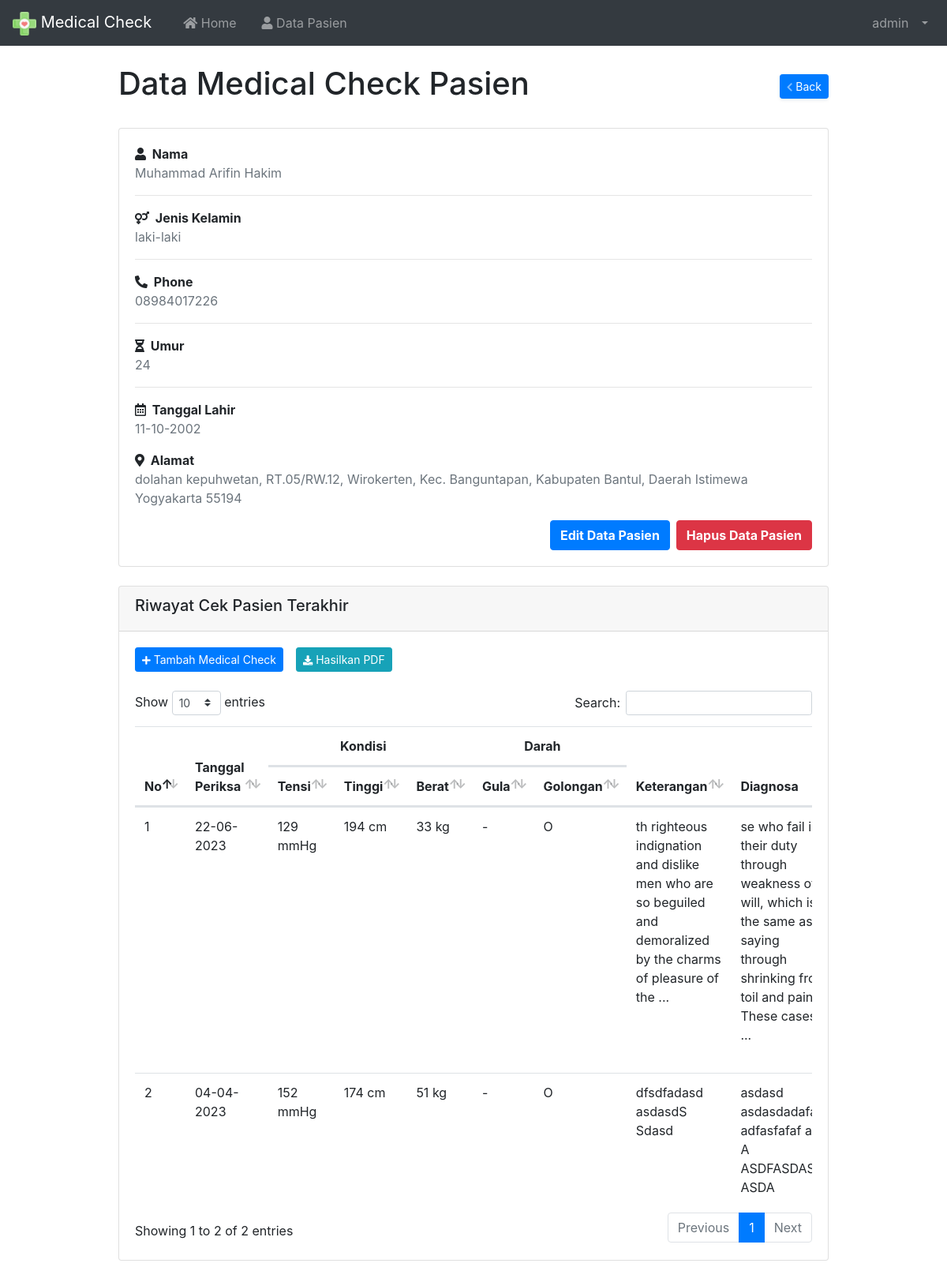
/index.php?page=DataPersonal&id=1 (signed in), run on an earlier commit of the app's database.
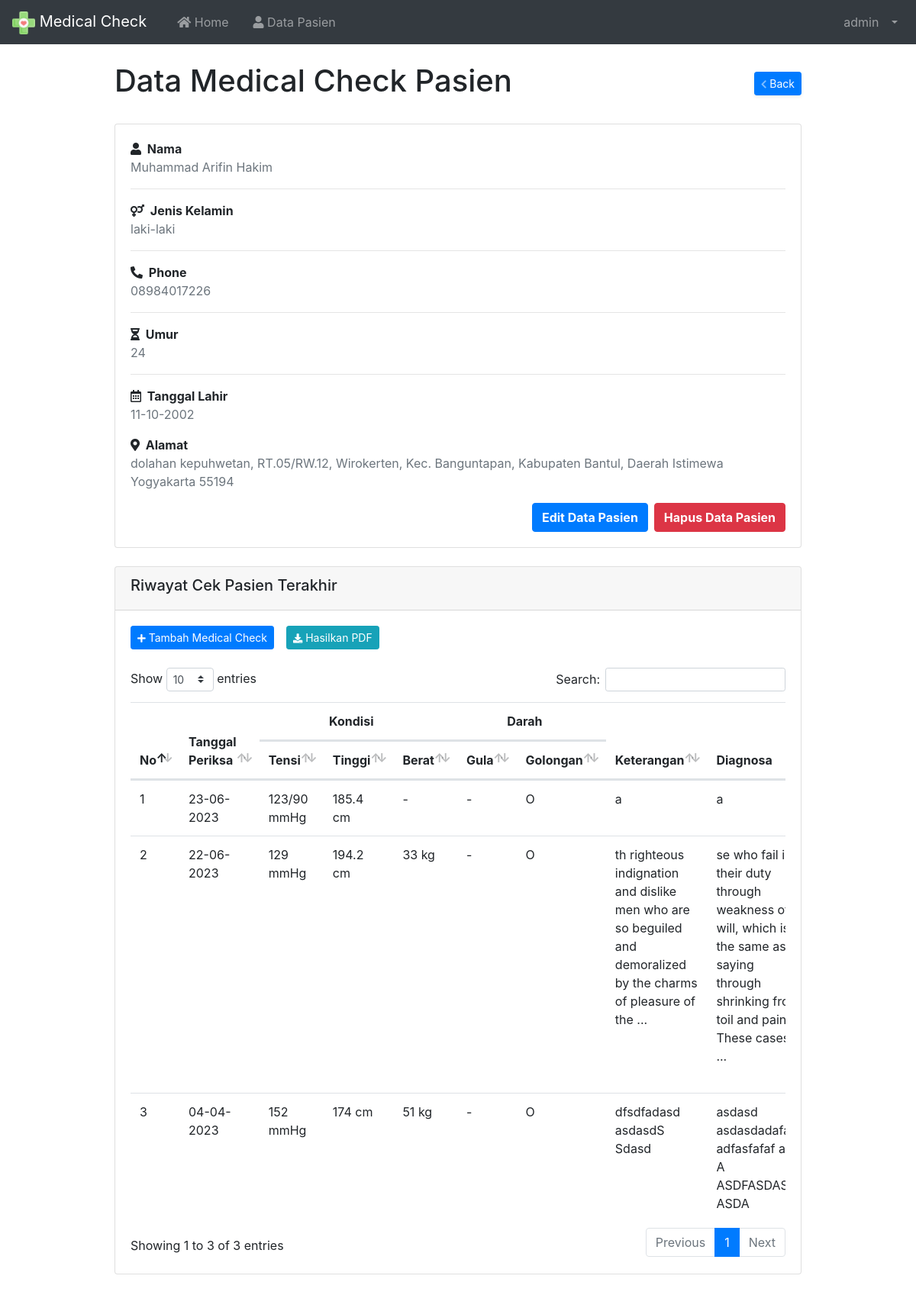
And on a later commit of the database.
### tables this page shows
CREATE TABLE `tbl_karyawan` (
  `id` int(11) NOT NULL,
  `nama` varchar(100) NOT NULL,
  `username` varchar(30) NOT NULL,
  `password` varchar(255) NOT NULL,
  `role` varchar(20) NOT NULL
);

CREATE TABLE `tbl_pasien` (
  `id` int(11) NOT NULL,
  `nomor` varchar(13) NOT NULL,
  `nama_pasien` varchar(50) NOT NULL,
  `tanggal_lahir` date NOT NULL,
  `usia` int(3) NOT NULL,
  `gender` enum('laki-laki','perempuan') NOT NULL,
  `alamat` text NOT NULL,
  `no_hp` varchar(13) NOT NULL
);

CREATE TABLE `tbl_medical_check` (
  `id` int(11) NOT NULL,
  `nomor` varchar(13) NOT NULL,
  `nama_pasien` varchar(100) NOT NULL,
  `tanggal_periksa` date NOT NULL,
  `tensi` varchar(8) NOT NULL,
  `tinggi` float NOT NULL,
  `berat` int(3) NOT NULL,
  `gula_darah` int(3) NOT NULL,
  `gol_darah` enum('A','B','AB','O') NOT NULL,
  `keterangan` varchar(400) NOT NULL,
  `diagnosa` varchar(400) NOT NULL,
  `pengobatan` varchar(400) NOT NULL
);

### index.php (called while the page is built, shortened)
<?php
require 'load/config.php';
require 'load/function.php';
?>
<?php require_once 'header.php'; ?>
<?php require 'content.php'; ?>
<?php require_once 'footer.php'; ?>

### load/function.php (called while the page is built, shortened)
<?php
require 'config.php';
function viewData($query)
{
  global $koneksi;
  $result = mysqli_query($koneksi, $query);
  if (mysqli_num_rows($result) == 1) {
    return mysqli_fetch_assoc($result);
  }
  $rows = [];
  return $rows;
}
function viewDatas($query)
{
  global $koneksi;
  $result = mysqli_query($koneksi, $query);
  $rows = [];
  while ($row = mysqli_fetch_assoc($result)) {
    $rows[] = $row;
  }
  return $rows;
}

### page/pasien/datapersonalpasien.php (the view, shortened to what this page needs)
<?php
$id = $_GET['id'];
$data = viewData("SELECT * FROM tbl_pasien WHERE id = '$id'");
?>
<div style="margin-left: 150px; margin-right: 150px; margin-bottom: 50px;">
  <div class="d-sm-flex align-items-center justify-content-between mt-4 mb-4">
    <h1>Data Medical Check Pasien</h1>
    <a href="?page=Pasien" class="d-none d-sm-inline-block btn btn-sm btn-primary shadow-sm">
      <i class="fas fa-chevron-left fa-sm text-white-50"></i> Back</a>
  </div>
  <div class="col" style="padding: 0;">
    <div class="col-md" style="padding: 0;">
      <div class="card">
        <div class="card-body">
          <strong><i class="fas fa-user mr-1"></i> Nama</strong>
          <p class="text-muted"><?= $data['nama_pasien']; ?></p>
          <hr>
          <strong><i class="fas fa-venus-mars mr-1"></i> Jenis Kelamin</strong>
          <p class="text-muted"><?= $data['gender']; ?></p>
          <hr>
          <strong><i class="fas fa-phone-alt mr-1"></i> Phone</strong>
          <p class="text-muted"><?= $data['no_hp']; ?></p>
          <hr>
          <strong><i class="fas fa-hourglass-half mr-1"></i> Umur</strong>
          <p class="text-muted"><?= $data['usia']; ?></p>
          <hr>
          <strong><i class="far fa-calendar-alt mr-1"></i> Tanggal Lahir</strong>
          <p class="text-muted"><?= $data['tanggal_lahir'] !== '0000-00-00' ? date('d-m-Y', strtotime($data['tanggal_lahir'])) : '-'; ?></p>
          <strong><i class="fas fa-map-marker-alt mr-1"></i> Alamat</strong>
          <p class="text-muted"><?= $data['alamat']; ?></p>
          <div class="d-flex justify-content-end">
            <a href="?page=EditPasien&id=<?php echo $data['id']; ?>" class="btn btn-primary"><b>Edit Data Pasien</b></a>
            <a href="?page=HapusPasien&id=<?php echo $data['id']; ?>" class="btn btn-danger ml-2" onclick="return confirm('Yakin ingin hapus <?= $data['nama_pasien']; ?>');">
              <b>Hapus Data Pasien</b>
            </a>
          </div>
        </div>
      </div>
    </div>
    <div class="card mt-4">
      <div class="card-header">
        <h5>Riwayat Cek Pasien Terakhir</h5>
      </div>
      <div class="card-body">
        <div class="d-flex justify-content-start mb-4">
          <a href="?page=TambahCatatanMedis&id=<?php echo $data['id']; ?>" type="button" class="btn btn-sm btn-primary mr-3"><i class="fas fa-plus fa-sm text-white"></i> Tambah Medical Check</a>
          <a href="page/pasien/laporanpasien.php?id=<?= $data['id']; ?>" target="_blank" type="button" class="btn btn-sm btn-info mr-3"><i class="fas fa-download fa-sm text-white"></i> Hasilkan PDF</a>
        </div>
        <div class="table-responsive">
          <table id="dataTables" class="table table-hover">
            <thead>
              <tr>
                <th rowspan="2">No</th>
                <th rowspan="2">Tanggal Periksa</th>
                <th colspan="3" style="text-align: center;">Kondisi</th>
                <th colspan="2" style="text-align: center;">Darah</th>
                <th rowspan="2">Keterangan</th>
                <th rowspan="2">Diagnosa</th>
              </tr>
              <tr>
                <th>Tensi</th>
                <th>Tinggi</th>
                <th>Berat</th>
                <th>Gula</th>
                <th>Golongan</th>
              </tr>
            </thead>
            <tbody>
              <?php $no = 1; ?>
              <?php $pasien = viewDatas("SELECT * FROM `tbl_medical_check` WHERE nomor = '" . $data['nomor'] . "' ORDER BY tanggal_periksa DESC"); ?>
              <?php foreach ($pasien as $catatan) : ?>
                <tr>
                  <td><?= $no++; ?></td>
                  <td><?= date('d-m-Y', strtotime($catatan['tanggal_periksa'])); ?></td>
                  <td><?= $catatan['tensi'] !== '' ? $catatan['tensi'] . ' mmHg' : '-'; ?></td>
                  <td><?= $catatan['tinggi'] !== '0' ? $catatan['tinggi'] . ' cm' : '-'; ?></td>
                  <td><?= $catatan['berat'] !== '0' ? $catatan['berat'] . ' kg' : '-'; ?></td>
                  <td><?= $catatan['gula_darah'] !== '0' ? $catatan['gula_darah'] : '-'; ?></td>
                  <td><?= $catatan['gol_darah'] !== '' ? $catatan['gol_darah'] : '-'; ?></td>
                  <td style="max-width: 110px; word-wrap: break-word;">
                    <?php
                    $keterangan = $catatan['keterangan'];
                    $truncatedKeterangan = strlen($keterangan) > 100 ? substr($keterangan, 0, 110) . '...' : $keterangan;
                    echo nl2br($truncatedKeterangan);
                    ?>
                  </td>
                  <td style="max-width: 110px; word-wrap: break-word;">
                    <?php
                    $diagnosa = $catatan['diagnosa'];
                    $truncatedDiagnosa = strlen($diagnosa) > 150 ? substr($diagnosa, 0, 130) . '...' : $diagnosa;
                    echo nl2br($truncatedDiagnosa);
                    ?>
                  </td>
                </tr>
              <?php endforeach; ?>
            </tbody>
          </table>
        </div>
      </div>
    </div>
  </div>
</div>

### header.php (shortened to what this page needs)
<?php
$id = $_SESSION['id'];
$result = mysqli_query($koneksi, "SELECT * FROM tbl_karyawan WHERE id = '$id'");
$user = mysqli_fetch_assoc($result);
?>
<!DOCTYPE html>
<html lang="en">
<head>
	<link rel="stylesheet" href="asset/vendor/bootstrap-4.5.3/css/bootstrap.min.css">
	<link rel="stylesheet" href="asset/vendor/fontawesome/css/all.min.css">
	<link rel="stylesheet" href="asset/vendor/datatables-b4/datatables.min.css">
</head>
<body>
	<nav class="navbar navbar-expand-lg navbar-dark bg-dark">
		<a class="navbar-brand" href="index.php">
			<img src="asset/img/health-care.png" width="30" height="30" alt="">
			Medical Check
		</a>
		<div class="collapse navbar-collapse" id="navbarSupportedContent">
			<ul class="navbar-nav mr-auto">
				<li class="nav-item ml-3">
					<a class="nav-link" href="index.php"><i class="fas fa-home"></i> Home<span class="sr-only">(current)</span></a>
				</li>
				<li class="nav-item ml-3">
					<a class="nav-link" href="?page=Pasien"><i class="fas fa-user"></i> Data Pasien</a>
				</li>
			</ul>
			<ul class="navbar-nav ml-auto">
				<li class="nav-item dropdown">
					<a class="nav-link dropdown-toggle" href="#" id="userDropdown" role="button" data-toggle="dropdown" aria-haspopup="true" aria-expanded="false">
						<span class="mr-2 d-none d-lg-inline"><?= $user['nama']; ?></span>
					</a>
				</li>
			</ul>
		</div>
	</nav>

### content.php (shortened to what this page needs)
<?php
  switch (@$_GET['page']) {
		case 'DataPersonal':
			include 'page/pasien/datapersonalpasien.php';
			break;
  }

### footer.php (shortened to what this page needs)
</body>
</html>

What changed in the data, as far as the page shows it:
added tbl_medical_check: tanggal_periksa "23-06-2023", tensi "123/90", tinggi "185.4", gol_darah "O", keterangan "a", diagnosa "a"
changed tbl_medical_check "se who fail": tinggi "194" → "194.2"
Also different on the page:
text written by a page script: "Show entries Search: Showing 1 to 2 of 2 entries Previous 1 Next" → "Show entries Search: Showing 1 to 3 of 3 entries Previous 1 Next"
